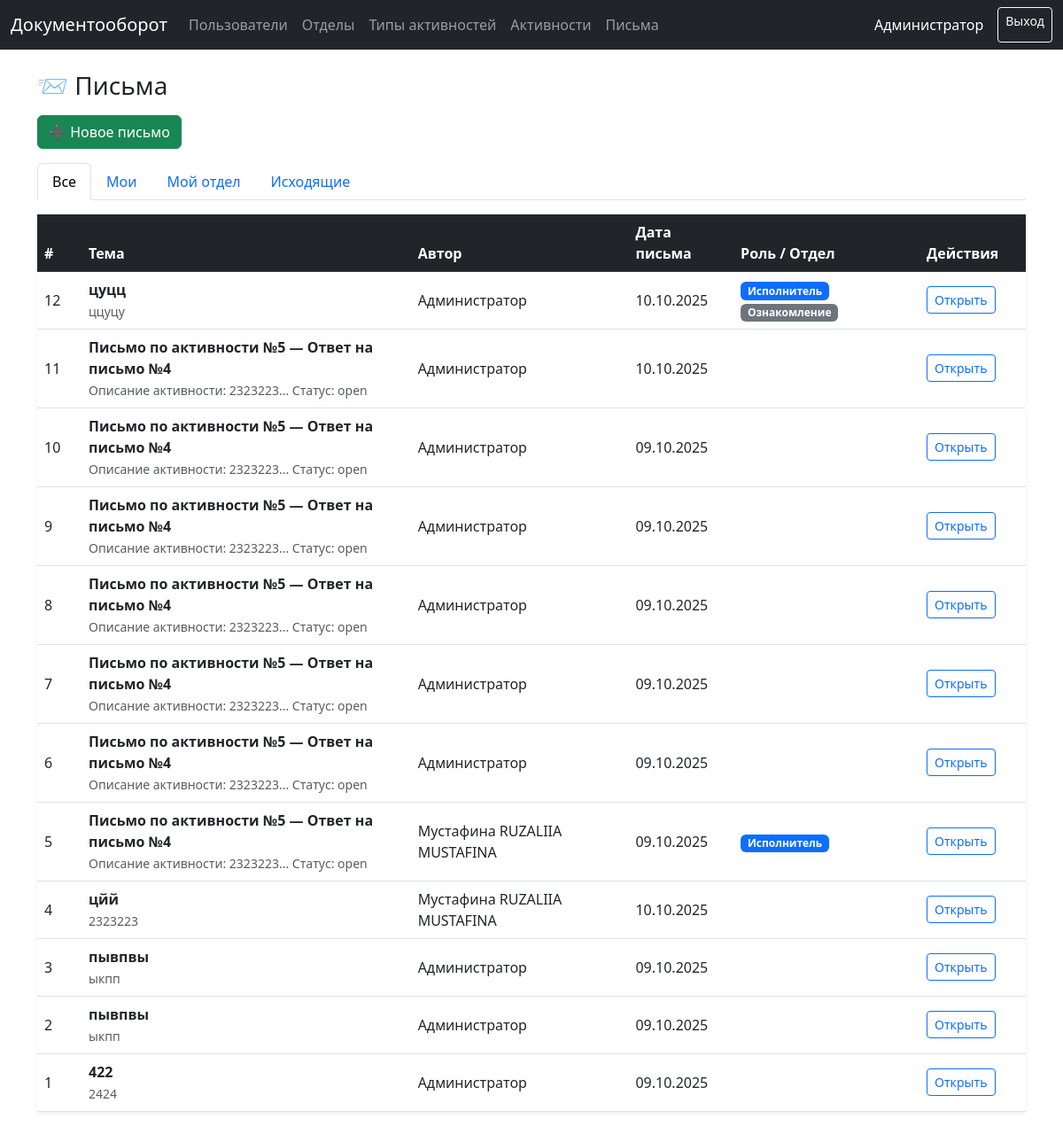
Page /letters (signed in) on the committed database.
### models.py (models this page shows, shortened)
class User(UserMixin, db.Model):
    __tablename__ = "users"
    id = db.Column(db.Integer, primary_key=True)
    full_name = db.Column(db.String(255), nullable=False)
    username = db.Column(db.String(120), unique=True, nullable=False)
    password_hash = db.Column(db.String(255), nullable=False)
    role = db.Column(db.String(20), nullable=False, default="worker")
    department_id = db.Column(db.Integer, db.ForeignKey("departments.id"))
    is_approved = db.Column(db.Boolean, default=False, nullable=False)
    created_at = db.Column(db.DateTime, default=dt.datetime.utcnow)
    department = db.relationship("Department", backref="users")

class Letter(db.Model):
    __tablename__ = "letters"
    id = db.Column(db.Integer, primary_key=True)
    subject = db.Column(db.String(255), nullable=False)
    body = db.Column(db.Text)
    author_id = db.Column(db.Integer, db.ForeignKey("users.id"))
    departments = db.relationship(
        "Department",
        secondary="letter_departments",
        backref="letters"
    )
    letter_date = db.Column(db.Date)
    created_at = db.Column(db.DateTime, default=dt.datetime.utcnow)
    author = db.relationship("User", backref="letters")
    recipients = db.relationship("LetterRecipient", backref="letter", cascade="all, delete")
    documents = db.relationship("LetterDocument", backref="letter", cascade="all, delete")
    activities = db.relationship(
        "Activity",
        secondary=LetterActivityLink,
        back_populates="letters"
    )

class LetterRecipient(db.Model):
    __tablename__ = "letter_recipients"
    id = db.Column(db.Integer, primary_key=True)
    letter_id = db.Column(db.Integer, db.ForeignKey("letters.id"), nullable=False)
    user_id = db.Column(db.Integer, db.ForeignKey("users.id"), nullable=False)
    role = db.Column(db.String(20), nullable=False)  # executor / observer
    is_read = db.Column(db.Boolean, default=False)
    read_at = db.Column(db.DateTime)
    user = db.relationship("User")

### app.py (the view, shortened to what this page needs)
@app.get("/letters")
@login_required
def letters_page():
    filter_type = request.args.get("filter", "all")
    q = Letter.query.outerjoin(Letter.recipients).outerjoin(Letter.departments)
    if current_user.role in ("admin", "manager"):
        if filter_type == "my":
            q = q.filter(LetterRecipient.user_id == current_user.id)
        elif filter_type == "dept":
            q = q.filter(Department.id == current_user.department_id)
        elif filter_type == "sent":
            q = q.filter(Letter.author_id == current_user.id)
    letters = q.distinct().order_by(Letter.created_at.desc()).all()
    return render_template("letters.html", title="Письма", letters=letters, filter_type=filter_type)

### app.py (called while the page is built)
@login_manager.user_loader
def load_user(user_id: str):
    return User.query.get(int(user_id))

@app.context_processor
def inject_now():
    from datetime import datetime
    return {'now': datetime.now}

### templates/letters.html (shortened to what this page needs)
{% extends 'layout.html' %}
{% block content %}
<h3 class="mb-3">📨 Письма</h3>
<div class="d-flex justify-content-between align-items-center mb-3">
    <a href="{{ url_for('new_letter_page') }}" class="btn btn-success">
      ➕ Новое письмо
    </a>
</div>
<ul class="nav nav-tabs mb-3">
  <li class="nav-item">
    <a class="nav-link {% if filter_type == 'all' %}active{% endif %}"
       href="{{ url_for('letters_page', filter='all') }}">
       Все
    </a>
  </li>
  <li class="nav-item">
    <a class="nav-link {% if filter_type == 'my' %}active{% endif %}"
       href="{{ url_for('letters_page', filter='my') }}">
       Мои
    </a>
  </li>
  <li class="nav-item">
    <a class="nav-link {% if filter_type == 'dept' %}active{% endif %}"
       href="{{ url_for('letters_page', filter='dept') }}">
       Мой отдел
    </a>
  </li>
  <li class="nav-item">
    <a class="nav-link {% if filter_type == 'sent' %}active{% endif %}"
       href="{{ url_for('letters_page', filter='sent') }}">
       Исходящие
    </a>
  </li>
</ul>
<table class="table table-hover align-middle shadow-sm">
  <thead class="table-dark">
    <tr>
      <th style="width: 50px;">#</th>
      <th>Тема</th>
      <th>Автор</th>
      <th>Дата письма</th>
      <th>Роль / Отдел</th>
      <th style="width: 120px;">Действия</th>
    </tr>
  </thead>
  <tbody>
    {% for le in letters %}
    <tr>
      <td>{{ le.id }}</td>
      <td>
        <strong>{{ le.subject }}</strong><br>
        <small class="text-muted">{{ le.body[:80] }}{% if le.body|length > 80 %}...{% endif %}</small>
      </td>
      <td>{{ le.author.full_name if le.author else '—' }}</td>
      <td>
        {% if le.letter_date %}
          {{ le.letter_date.strftime('%d.%m.%Y') }}
        {% else %}
          {{ le.created_at.strftime('%d.%m.%Y') }}
        {% endif %}
      </td>
      <td>
        {% for r in le.recipients %}
          {% if r.user_id == current_user.id %}
            {% if r.role == 'executor' %}
              <span class="badge bg-primary">Исполнитель</span>
            {% else %}
              <span class="badge bg-secondary">Ознакомление</span>
            {% endif %}
          {% endif %}
        {% endfor %}
      </td>
      <td>
        <a href="{{ url_for('letter_view', letter_id=le.id) }}"
           class="btn btn-sm btn-outline-primary">Открыть</a>
      </td>
    </tr>
    {% else %}
    <tr>
      <td colspan="6" class="text-center text-muted">Нет писем</td>
    </tr>
    {% endfor %}
  </tbody>
</table>
{% endblock %}

### templates/layout.html (shortened to what this page needs)
<!DOCTYPE html>
<html lang="ru">
<head>
  <link href="https://cdn.jsdelivr.net/npm/bootstrap@5.3.0/dist/css/bootstrap.min.css" rel="stylesheet">
</head>
<body>
<nav class="navbar navbar-expand-lg navbar-dark bg-dark mb-4">
  <div class="container-fluid">
    <a class="navbar-brand" href="/">Документооборот</a>
    {% if current_user.is_authenticated %}
      <ul class="navbar-nav me-auto mb-2 mb-lg-0">
        {% if current_user.role == 'admin' %}
          <li class="nav-item"><a class="nav-link" href="{{ url_for('admin_users') }}">Пользователи</a></li>
          <li class="nav-item"><a class="nav-link" href="{{ url_for('admin_departments') }}">Отделы</a></li>
          <li class="nav-item"><a class="nav-link" href="{{ url_for('admin_activity_types') }}">Типы активностей</a></li>
        {% endif %}
        <li class="nav-item"><a class="nav-link" href="{{ url_for('activities_page') }}">Активности</a></li>
        <li class="nav-item"><a class="nav-link" href="{{ url_for('letters_page') }}">Письма</a></li>
      </ul>
      <div class="d-flex">
        <span class="navbar-text me-3 text-white">{{ current_user.full_name }}</span>
        <a class="btn btn-outline-light btn-sm" href="{{ url_for('logout') }}">Выход</a>
      </div>
    {% endif %}
  </div>
</nav>
<div class="container">
  {% block content %}{% endblock %}
</div>
</body>
</html>

### rows in the picture
User: full_name "Администратор"
Letter: id "12", subject "цуцц", body "ццуцу", author "Администратор", letter_date "10.10.2025"
LetterRecipient: role "Исполнитель"
LetterRecipient: role "Ознакомление"
Letter: id "11", subject "Письмо по активности №5 — Ответ на письмо №4", body "Описание активности: 2323223... Статус: open", author "Администратор", letter_date "10.10.2025"
Letter: id "10", subject "Письмо по активности №5 — Ответ на письмо №4", body "Описание активности: 2323223... Статус: open", author "Администратор", letter_date "09.10.2025"
Letter: id "9", subject "Письмо по активности №5 — Ответ на письмо №4", body "Описание активности: 2323223... Статус: open", author "Администратор", letter_date "09.10.2025"
Letter: id "8", subject "Письмо по активности №5 — Ответ на письмо №4", body "Описание активности: 2323223... Статус: open", author "Администратор", letter_date "09.10.2025"
Letter: id "7", subject "Письмо по активности №5 — Ответ на письмо №4", body "Описание активности: 2323223... Статус: open", author "Администратор", letter_date "09.10.2025"
Letter: id "6", subject "Письмо по активности №5 — Ответ на письмо №4", body "Описание активности: 2323223... Статус: open", author "Администратор", letter_date "09.10.2025"
Letter: id "5", subject "Письмо по активности №5 — Ответ на письмо №4", body "Описание активности: 2323223... Статус: open", author "Мустафина RUZALIIA MUSTAFINA", letter_date "09.10.2025"
LetterRecipient: role "Исполнитель"
Letter: id "4", subject "цйй", body "2323223", author "Мустафина RUZALIIA MUSTAFINA", letter_date "10.10.2025"
Letter: id "3", subject "пывпвы", body "ыкпп", author "Администратор", letter_date "09.10.2025"
Letter: id "2", subject "пывпвы", body "ыкпп", author "Администратор", letter_date "09.10.2025"
Letter: id "1", subject "422", body "2424", author "Администратор", created_at "09.10.2025"
